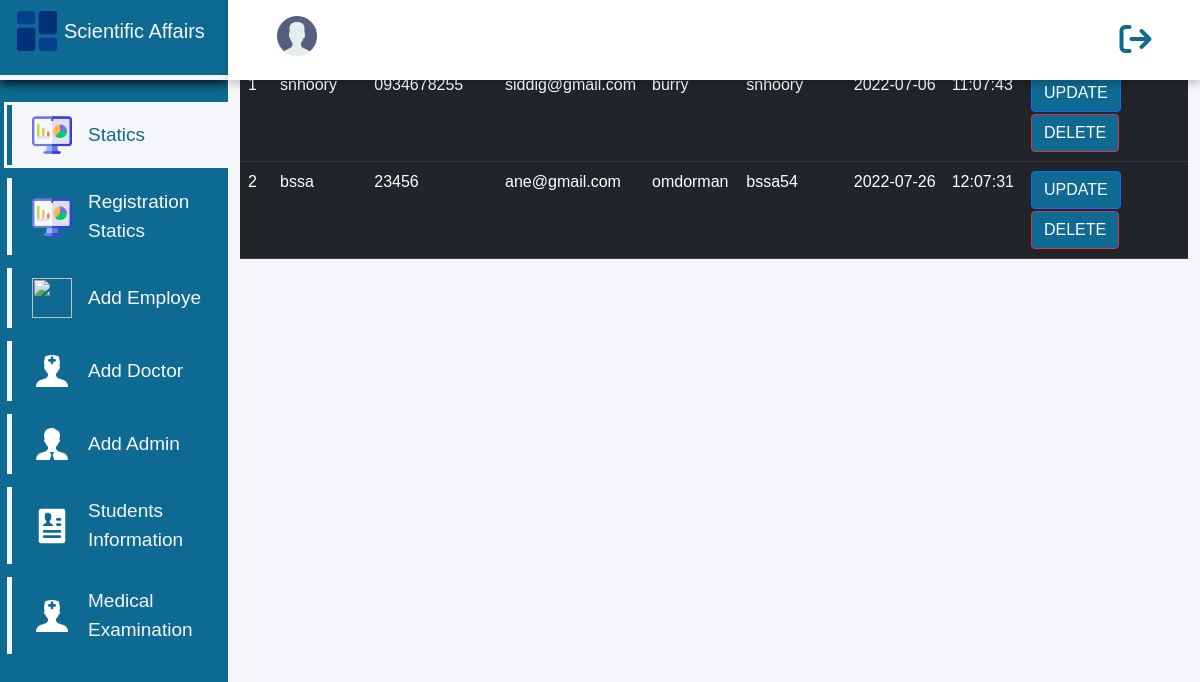
Screenshot of /elec_reg_new_std/admin/admins/edit_admin/edit_admin.php with the database file from the repository.
### tables this page shows
CREATE TABLE `scientific_affairs_admins` (
  `id` int(11) NOT NULL,
  `full_name` varchar(100) NOT NULL,
  `phone_number` varchar(15) NOT NULL,
  `email` varchar(50) NOT NULL,
  `address` varchar(20) NOT NULL,
  `username` varchar(20) NOT NULL,
  `password` varchar(20) NOT NULL DEFAULT '0000',
  `admin_add` varchar(100) NOT NULL,
  `date` date NOT NULL,
  `hours` time NOT NULL,
  `del` varchar(5) NOT NULL DEFAULT 'no'
);

### elec_reg_new_std/admin/admins/edit_admin/edit_admin.php (the view, shortened to what this page needs)
<?php
include "../../../../connection/connection.php";
?>
<!DOCTYPE html>
<html lang="en">
<head>
    <link rel="stylesheet" href="../../../../css/all.min.css">
    <link rel="stylesheet" href="../../../../bootstrap/bootstrap.min.css">
    <link rel="stylesheet" href="../../../../css/manegment/edit_emp.css?v=<?php echo time(); ?>">
</head>
<body>
<div class="side-menu">
<div class="brand-name">
<h2><img src="../../../../icons/da.png" alt="" width="50px" height="50px">Scientific Affairs</h2>
        </div>
            <ul>
            <a href="../../statics/statics.php"><li  class="active"><img src="../../../../icons/statc1.png" alt="" width="40px" height="40px">Statics</li></a>
            <a href="../../registration_statistics/registration_statistics.php"><li><img src="../../../../icons/statc1.png" alt="" width="40px" height="40px">Registration Statics</li></a>
            <a href="../../employes/add_employe/add_emp.php"><li><img src="../../../../icons/eemp3.png" alt="" width="40px" height="40px"> Add Employe</li></a>
            <a href="../../doctors/add_doctor/add_doctor.php"><li><img src="../../../../icons/doc.png" alt="" width="40px" height="40px"> Add Doctor</li></a>
            <a href="../../admins/add_admin/add_admin.php"><li><img src="../../../../icons/admin.png" alt="" width="40px" height="40px">Add Admin</li></a>
            <a href="../../../scintific_affairs/info_std_electronic_register/info_std_electronic_register.php"><li><img src="../../../../icons/stdifo1.png" alt="" width="40px" height="40px"> Students Information</li></a>
            <a href="../../../medical_examination/statics/statics.php"><li><img src="../../../../icons/doc.png" alt="" width="40px" height="40px">Medical Examination</li></a>
            </ul>
        </div>
        <div class="container">
            <div class="header">
                <div class="nav">
                <div>
                <h3> <a href="../../account/account.php"><img src="../../../../icons/account.png" alt="" width="40px" height="40px"></a><?php echo " " . $name_user ?></h3>
                </div>
                <div class="log">
                <a href="../../../login/login.php"><div><i class="fa-solid fa-arrow-right-from-bracket fa-2x"></i></div></a>
                </div>
                </div>
            </div>
    <div class="info-std">
    <table class="table table-dark table-hover">
        <tr>
            <th>ID</th>
            <th>FULL NAME</th>
            <th>PHONE NUMBER</th>
            <th>EMAIL</th>
            <th>ADDRESS</th>
            <th>USERNAME</th>
            <th>DATE OF ADD</th>
            <th>HOURS</th>
            <th>OPERATION</th>
        </tr>
        <?php
        $display_data = mysqli_query($connection , "select * from scientific_affairs_admins where del = 'no' ");
            if($display_data){
                while( $row = mysqli_fetch_array($display_data)){
                    $id = $row['id'];
                    $fullname = $row['full_name'];
                    $phone = $row['phone_number'];
                    $email = $row['email'];
                    $adsress = $row['address'];
                    $username = $row['username'];
                    $dateofadd = $row['date'];
                    $hours = $row['hours'];
                   echo "<tr>";
                   echo "<td>".$id."</td>";
                   echo "<td>".$fullname."</td>";
                   echo "<td>".$phone."</td>";
                   echo "<td>".$email."</td>";
                   echo "<td>".$adsress."</td>";
                   echo "<td>".$username."</td>";
                   echo "<td>".$dateofadd."</td>";
                   echo "<td>".$hours."</td>";
                   echo "<td><a href='display_for_editt.php?updateid=".$id."'><button  class='btn btn-primary'>UPDATE</button></a>
                             <a href='display_for_deletet.php?delid=".$id."'><button class='btn btn-danger'>DELETE</button></a></td>";
                   echo "<tr>";
                }
            }
            ?>
    </table>
    </div>
</div>
</body>
</html>

### css/manegment/edit_emp.css (style rules this page uses)
* { box-sizing: border-box; }
body { min-height: 100vh; font-family: Tahoma, Geneva, Verdana, sans-serif }
a { text-decoration: none; color: #f5f6fa; }
li { list-style: none; }
h2 { color: #f5f6fa; font-size: 20px; }
.side-menu { position: fixed; background: #0e6a93; ; width: 19vw; min-height: 100vh; display: flex; flex-direction: column; }
.side-menu .brand-name { height: 10vh; display: flex; align-items: right; padding: 2px; padding-top: 5px; margin-bottom: 25px; cursor: pointer; border-bottom:5px solid #f5f6fa; box-shadow: 0 4px 9px 0 rgba(0, 0, 0, 0.8); }
.side-menu li { font-size: 19px; padding: 10px; margin-left: -25px; margin-bottom: 13px; display: flex; align-items:center; border-left:5px solid #f5f6fa; cursor: pointer; }
.side-menu li img { margin-right: 16px; }
.side-menu .active { background: #f5f6fa; color: #0e6a93; border-left:5px solid #0e6a93; outline:3px solid #f5f6fa; }
.side-menu img { margin-left: 10px; }
.side-menu .brand-name h2 { font-size: 20px; }
.side-menu .brand-name h2 img { mix-blend-mode: multiply; margin-right: 2px; margin-top: 1px; padding-right: 5px; margin-bottom: 5px; padding: 5px; }
.container { position: absolute; right: 0; width: 81vw; height: 100vh; background-color: #f5f6fa; }
.container .header { position: fixed; top: 0; right: 0; width: 81vw; height: 10vh; background-color: white; display: flex; align-items: center; justify-content: center; box-shadow: 0 4px 8px 0 rgba(0, 0, 0, 0.2); }
.container .header .nav { width: 90%; display: flex; align-items: center; justify-content: space-between; }
.container .header .nav h3 { color: #0e6a93; font-size: 20px; margin-top: 10px; cursor: pointer; }
.container .header .nav h3 img { margin-bottom: 10px; cursor: pointer; }
.fa-solid { color: #0e6a93; }
.log { cursor: pointer; display: flex; align-items: center; justify-content: space-between; color: #0e6a93; }
.btn { margin: 1px; background-color:#0e6a93; }

### rows the page displays
scientific_affairs_admins: id "1", full_name "snhoory", phone_number "0934678255", email "siddig@gmail.com", address "burry", username "snhoory", date "2022-07-06", hours "11:07:43"
scientific_affairs_admins: id "2", full_name "bssa", phone_number "23456", email "ane@gmail.com", address "omdorman", username "bssa54", date "2022-07-26", hours "12:07:31"
